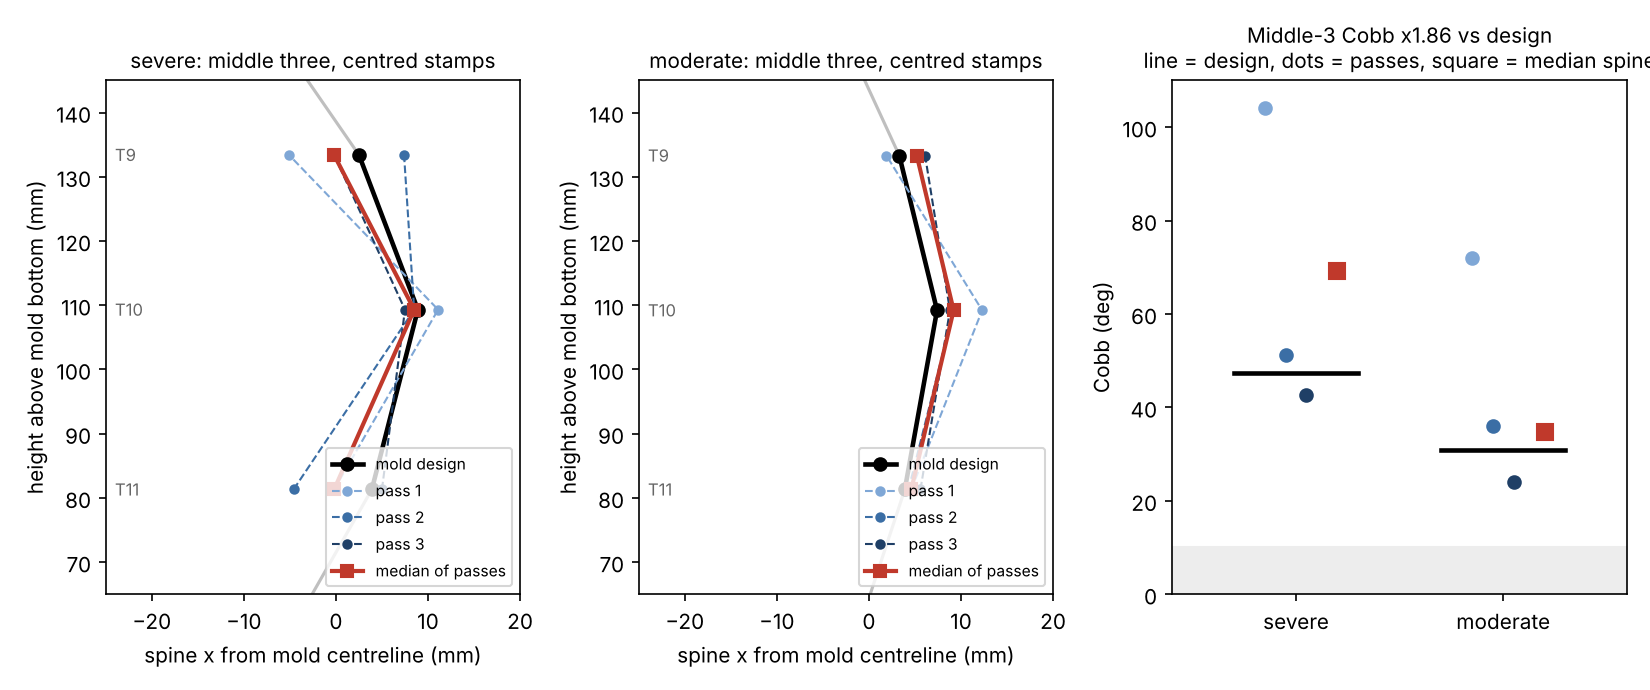

The script that saved this image:
"""Model trained on all 5 vertebrae, read out on the middle three only (T11, T10, T9).
Uses middle_three_pred_all5.csv from middle_three.py (severe: each pass held out; moderate: blind).
Run from pc/: python ../analysis/severe_2026-11-23/middle_three_readout.py"""
import sys
from pathlib import Path

import numpy as np
import pandas as pd

sys.path.insert(0, ".")
from piezo import locate  # noqa: E402
from cobb import fit_segments  # noqa: E402

OUT = Path("../analysis/severe_2026-11-23")
MID = ["T11", "T10", "T9"]
d = pd.read_csv(OUT / "middle_three_pred_all5.csv")
d = d[d.level.isin(MID)]

# middle-3 Cobb is about half the full Cobb on a single C-curve; scale from the two curved mold maps
ratio = {}
for m in ("moderate", "severe"):
    x, y = locate.mold(m); o = np.argsort(y); x, y = x[o], y[o]
    ratio[m] = fit_segments(y[1:4], x[1:4])[0] / fit_segments(y, x)[0]
SCALE = 1 / np.mean(list(ratio.values()))
print("mid3 / full Cobb on the mold maps:", {k: round(v, 3) for k, v in ratio.items()}, f"-> scale x{SCALE:.2f}\n")

rows = []
for case in ("severe", "moderate"):
    mx, my = locate.mold(case); D = dict(zip(locate.LEVELS, mx)); Y = dict(zip(locate.LEVELS, my))
    yy = np.array([Y[l] for l in MID]); des = np.array([D[l] for l in MID])
    full = fit_segments(my, mx)[0]; dmid = fit_segments(yy, des)[0]
    rows.append({"case": case, "pass": "design", **dict(zip(MID, des.round(1))), "mid3 Cobb": round(dmid, 1),
                 "scaled Cobb": round(dmid * SCALE, 1), "full design Cobb": round(full, 1)})
    c = d[(d.case == case) & (d.x_mm == 0)]
    tab = c.pivot_table(index="level", columns="repeat", values="spine").reindex(MID)
    for p in list(tab.columns) + ["median"]:
        v = (tab.median(axis=1) if p == "median" else tab[p]).to_numpy()
        sel = d[d.case == case] if p == "median" else d[(d.case == case) & (d.repeat == p)]
        cm = fit_segments(yy, v)[0]
        rows.append({"case": case, "pass": p, **dict(zip(MID, v.round(1))),
                     "centred err (mm)": round(float(np.mean(np.abs(v - des))), 1),
                     "all-stamp MAE (mm)": round(float(sel.err.abs().mean()), 1),
                     "mid3 Cobb": round(cm, 1), "scaled Cobb": round(cm * SCALE, 1), "full design Cobb": round(full, 1)})
res = pd.DataFrame(rows)
print(res.to_string(index=False))
res.to_csv(OUT / "middle_three_readout.csv", index=False)

import matplotlib  # noqa: E402
matplotlib.use("Agg")
import matplotlib.pyplot as plt  # noqa: E402
fig, axs = plt.subplots(1, 3, figsize=(11, 4.6), gridspec_kw={"width_ratios": [1, 1, 1.1]})
cols = {1: "#7fa7d6", 2: "#3b6ea5", 3: "#1f3f66"}
for ax, case in zip(axs[:2], ("severe", "moderate")):
    mx, my = locate.mold(case); o = np.argsort(my)
    ax.plot(mx[o], my[o], "-", color="0.75", lw=1.5)
    r = res[res.case == case]
    yy = [dict(zip(locate.LEVELS, my))[l] for l in MID]
    ax.plot(r[r["pass"] == "design"][MID].iloc[0], yy, "k-o", lw=2.2, label="mold design")
    for p in (1, 2, 3):
        ax.plot(r[r["pass"] == p][MID].iloc[0], yy, "o--", color=cols[p], lw=1, ms=4, label=f"pass {p}")
    ax.plot(r[r["pass"] == "median"][MID].iloc[0], yy, "s-", color="#c0392b", lw=2, label="median of passes")
    for l, y_ in zip(MID, yy):
        ax.text(-24, y_, l, va="center", fontsize=8, color="0.4")
    ax.set(xlim=(-25, 20), ylim=(65, 145), xlabel="spine x from mold centreline (mm)",
           ylabel="height above mold bottom (mm)", title=f"{case}: middle three, centred stamps")
    ax.title.set_fontsize(10); ax.legend(fontsize=7.5, loc="lower right")
ax = axs[2]
for i, case in enumerate(("severe", "moderate")):
    r = res[res.case == case]
    full = r["full design Cobb"].iloc[0]
    ax.plot([i - 0.3, i + 0.3], [full, full], "k-", lw=2.2)
    for j, p in enumerate((1, 2, 3)):
        ax.plot(i - 0.15 + 0.1 * j, r[r["pass"] == p]["scaled Cobb"].iloc[0], "o", color=cols[p])
    ax.plot(i + 0.2, r[r["pass"] == "median"]["scaled Cobb"].iloc[0], "s", color="#c0392b", ms=8)
ax.axhspan(0, 10, color="0.93", zorder=0)
ax.set(xticks=[0, 1], xticklabels=["severe", "moderate"], xlim=(-0.6, 1.6), ylim=(0, 110),
       ylabel="Cobb (deg)", title=f"Middle-3 Cobb x{SCALE:.2f} vs design\nline = design, dots = passes, square = median spine")
ax.title.set_fontsize(10)
fig.tight_layout(); fig.savefig(OUT / "middle_three_readout.png", dpi=150)
print(f"-> {OUT}/middle_three_readout.csv, middle_three_readout.png")
